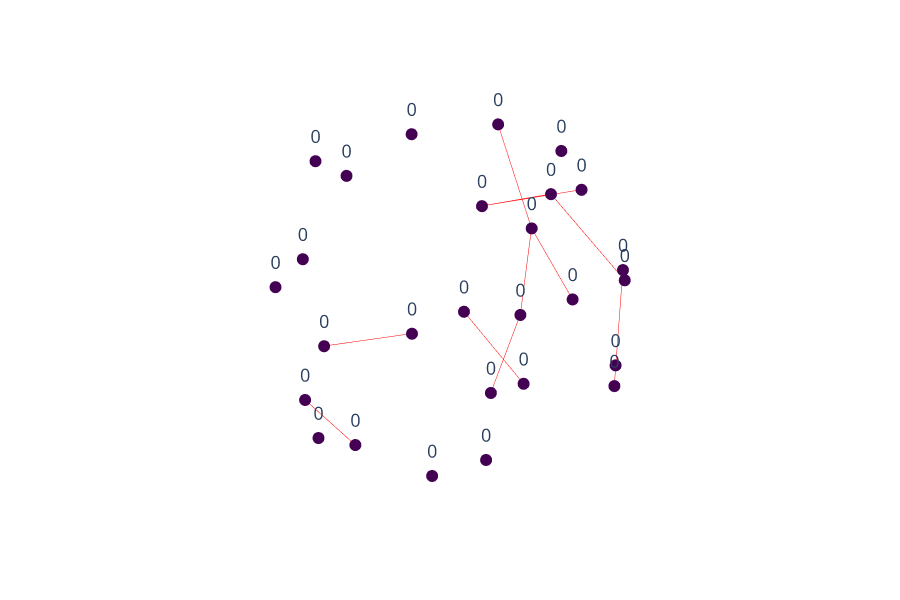
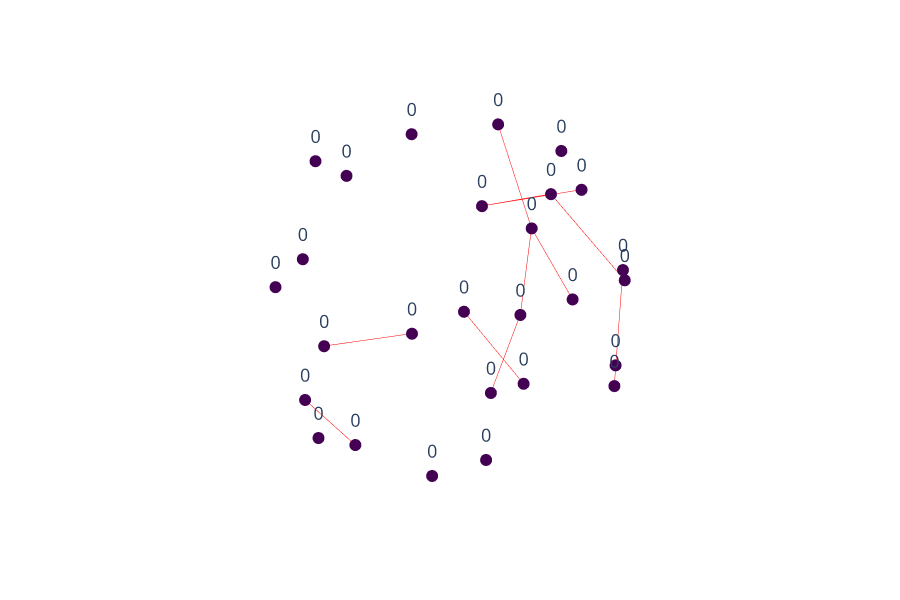

The notebook cell these images were saved under, in order:
### Markdown cell above
## 22. Visualise true vs predicted labels

Vertices coloured by **true** room type (left view) and **predicted** room type (right view).
Misclassified nodes are shown in **red** at size 30; correct nodes use a thermal colour scale.

### Code cell
vis_graphs = Graph.ByCSVPath(path=VIS_PATH)
print(f"{len(vis_graphs)} graph(s) loaded for visualisation.")

g = vis_graphs[0]
verts = Graph.Vertices(g)

for v in verts:
    d    = Topology.Dictionary(v)
    true = int(Dictionary.ValueAtKey(d, "true") or 0)
    pred = int(Dictionary.ValueAtKey(d, "pred") or 0)
    if true != pred:
        size        = 30
        true_color  = "red"
        pred_color  = "red"
    else:
        size        = 14
        true_color  = Color.ByValueInRange(true, minValue=0, maxValue=8)
        pred_color  = Color.ByValueInRange(pred, minValue=0, maxValue=8)
    d = Dictionary.SetValuesAtKeys(
        d,
        ["true_color", "pred_color", "size", "true", "pred"],
        [true_color, pred_color, size, true, pred]
    )
    v = Topology.SetDictionary(v, d)

g = Graph.Reshape(g)

print("--- True labels ---")
Topology.Show(
    g,
    vertexSize=6,
    vertexSizeKey="size",
    vertexColorKey="true_color",
    showVertexLabel=True,
    vertexLabelKey="true",
    vertexLabelFontSize=18,
    backgroundColor="white",
    camera=[0, 0, 3],
    width=900,
    height=600,
    renderer=renderer
)

print("--- Predicted labels ---")
Topology.Show(
    g,
    vertexSize=6,
    vertexSizeKey="size",
    vertexColorKey="pred_color",
    showVertexLabel=True,
    vertexLabelKey="pred",
    vertexLabelFontSize=18,
    backgroundColor="white",
    camera=[0, 0, 3],
    width=900,
    height=600,
    renderer=renderer
)

### Figure 1 — Plotly figure (JSON) as saved in the notebook; plotly's stock layout.template omitted (floating-point values rounded to 4 significant figures)
{"data": [{"hoverinfo": "text", "legendgroup": "2", "legendrank": 2, "line": {"color": "red", "dash": "solid", "width": 1}, "marker": {"size": 0}, "mode": "lines", "name": "1: Untitled Graph (Edges)", "showlegend": false, "text": "", "type": "scatter3d", "x": [1.558, 0.5991, null, -0.2371, -1.65, null, -1.956, -1.147, null, 3.155, 3.018, null, 3.184, 1.998, null, 1.506, 1.032, null, 1.687, 1.148, null, 1.998, 0.8884, null, 1.687, 1.506, null, 1.687, 2.346, null, 0.8884, 2.49, null], "y": [-0.9025, 0.2559, null, -0.09759, -0.2986, null, -1.162, -1.887, null, 0.9261, -0.9395, null, 0.7616, 2.147, null, 0.2041, -1.05, null, 1.596, 3.268, null, 2.147, 1.954, null, 1.596, 0.2041, null, 1.596, 0.4539, null, 1.954, 2.216, null], "z": [0, 0, null, 0, 0, null, 0, 0, null, 0, 0, null, 0, 0, null, 0, 0, null, 0, 0, null, 0, 0, null, 0, 0, null, 0, 0, null, 0, 0, null]}, {"customdata": ["0", "0", "0", "0", "0", "0", "0", "0", "0", "0", "0", "0", "0", "0", "0", "0", "0", "0", "0", "0", "0", "0", "0", "0", "0", "0", "0"], "hoverinfo": "text", "hovertemplate": ["Click 0", "Click 0", "Click 0", "Click 0", "Click 0", "Click 0", "Click 0", "Click 0", "Click 0", "Click 0", "Click 0", "Click 0", "Click 0", "Click 0", "Click 0", "Click 0", "Click 0", "Click 0", "Click 0", "Click 0", "Click 0", "Click 0", "Click 0", "Click 0", "Click 0", "Click 0", "Click 0"], "hovertext": ["0", "0", "0", "0", "0", "0", "0", "0", "0", "0", "0", "0", "0", "0", "0", "0", "0", "0", "0", "0", "0", "0", "0", "0", "0", "0", "0"], "legendgroup": "1", "legendrank": 1, "marker": {"color": ["#440154", "#440154", "#440154", "#440154", "#440154", "#440154", "#440154", "#440154", "#440154", "#440154", "#440154", "#440154", "#440154", "#440154", "#440154", "#440154", "#440154", "#440154", "#440154", "#440154", "#440154", "#440154", "#440154", "#440154", "#440154", "#440154", "#440154"], "line": {"width": 0}, "opacity": 1, "size": [14, 14, 14, 14, 14, 14, 14, 14, 14, 14, 14, 14, 14, 14, 14, 14, 14, 14, 14, 14, 14, 14, 14, 14, 14, 14, 14], "sizemode": "diameter", "symbol": "circle"}, "mode": "markers+text", "name": "1: Untitled Graph (Vertices)", "showlegend": false, "text": ["0", "0", "0", "0", "0", "0", "0", "0", "0", "0", "0", "0", "0", "0", "0", "0", "0", "0", "0", "0", "0", "0", "0", "0", "0", "0", "0"], "textfont": {"size": 18}, "type": "scatter3d", "x": [1.558, 0.5991, 0.9543, -0.2371, 3.155, 3.018, -1.65, 3.036, -1.956, -1.992, -1.289, 3.184, -2.431, -1.147, 1.998, 0.8884, 2.164, -1.788, 1.687, 0.08691, -1.74, 1.506, 1.032, -0.243, 2.49, 2.346, 1.148], "y": [-0.9025, 0.2559, -2.127, -0.09759, 0.9261, -0.9395, -0.2986, -0.6065, -1.162, 1.1, 2.441, 0.7616, 0.651, -1.887, 2.147, 1.954, 2.841, 2.676, 1.596, -2.385, -1.774, 0.2041, -1.05, 3.11, 2.216, 0.4539, 3.268], "z": [0, 0, 0, 0, 0, 0, 0, 0, 0, 0, 0, 0, 0, 0, 0, 0, 0, 0, 0, 0, 0, 0, 0, 0, 0, 0, 0]}], "layout": {"autosize": true, "height": 600, "margin": {"b": 40, "l": 40, "r": 40, "t": 40}, "paper_bgcolor": "#FFFFFF", "plot_bgcolor": "#FFFFFF", "scene": {"aspectmode": "data", "camera": {"center": {"x": 0, "y": 0, "z": 0}, "eye": {"x": 0, "y": 0, "z": 3}, "projection": {"type": "perspective"}, "up": {"x": 0, "y": 1, "z": 0}}, "xaxis": {"visible": false}, "yaxis": {"visible": false}, "zaxis": {"visible": false}}, "showlegend": true, "width": 900, "xaxis": {"showgrid": false, "visible": false, "zeroline": false}, "yaxis": {"showgrid": false, "visible": false, "zeroline": false}}}

### Figure 2 — Plotly figure (JSON) as saved in the notebook; plotly's stock layout.template omitted (floating-point values rounded to 4 significant figures)
{"data": [{"hoverinfo": "text", "legendgroup": "2", "legendrank": 2, "line": {"color": "red", "dash": "solid", "width": 1}, "marker": {"size": 0}, "mode": "lines", "name": "1: Untitled Graph (Edges)", "showlegend": false, "text": "", "type": "scatter3d", "x": [1.558, 0.5991, null, -0.2371, -1.65, null, -1.956, -1.147, null, 3.155, 3.018, null, 3.184, 1.998, null, 1.506, 1.032, null, 1.687, 1.148, null, 1.998, 0.8884, null, 1.687, 1.506, null, 1.687, 2.346, null, 0.8884, 2.49, null], "y": [-0.9025, 0.2559, null, -0.09759, -0.2986, null, -1.162, -1.887, null, 0.9261, -0.9395, null, 0.7616, 2.147, null, 0.2041, -1.05, null, 1.596, 3.268, null, 2.147, 1.954, null, 1.596, 0.2041, null, 1.596, 0.4539, null, 1.954, 2.216, null], "z": [0, 0, null, 0, 0, null, 0, 0, null, 0, 0, null, 0, 0, null, 0, 0, null, 0, 0, null, 0, 0, null, 0, 0, null, 0, 0, null, 0, 0, null]}, {"customdata": ["0", "0", "0", "0", "0", "0", "0", "0", "0", "0", "0", "0", "0", "0", "0", "0", "0", "0", "0", "0", "0", "0", "0", "0", "0", "0", "0"], "hoverinfo": "text", "hovertemplate": ["Click 0", "Click 0", "Click 0", "Click 0", "Click 0", "Click 0", "Click 0", "Click 0", "Click 0", "Click 0", "Click 0", "Click 0", "Click 0", "Click 0", "Click 0", "Click 0", "Click 0", "Click 0", "Click 0", "Click 0", "Click 0", "Click 0", "Click 0", "Click 0", "Click 0", "Click 0", "Click 0"], "hovertext": ["0", "0", "0", "0", "0", "0", "0", "0", "0", "0", "0", "0", "0", "0", "0", "0", "0", "0", "0", "0", "0", "0", "0", "0", "0", "0", "0"], "legendgroup": "1", "legendrank": 1, "marker": {"color": ["#440154", "#440154", "#440154", "#440154", "#440154", "#440154", "#440154", "#440154", "#440154", "#440154", "#440154", "#440154", "#440154", "#440154", "#440154", "#440154", "#440154", "#440154", "#440154", "#440154", "#440154", "#440154", "#440154", "#440154", "#440154", "#440154", "#440154"], "line": {"width": 0}, "opacity": 1, "size": [14, 14, 14, 14, 14, 14, 14, 14, 14, 14, 14, 14, 14, 14, 14, 14, 14, 14, 14, 14, 14, 14, 14, 14, 14, 14, 14], "sizemode": "diameter", "symbol": "circle"}, "mode": "markers+text", "name": "1: Untitled Graph (Vertices)", "showlegend": false, "text": ["0", "0", "0", "0", "0", "0", "0", "0", "0", "0", "0", "0", "0", "0", "0", "0", "0", "0", "0", "0", "0", "0", "0", "0", "0", "0", "0"], "textfont": {"size": 18}, "type": "scatter3d", "x": [1.558, 0.5991, 0.9543, -0.2371, 3.155, 3.018, -1.65, 3.036, -1.956, -1.992, -1.289, 3.184, -2.431, -1.147, 1.998, 0.8884, 2.164, -1.788, 1.687, 0.08691, -1.74, 1.506, 1.032, -0.243, 2.49, 2.346, 1.148], "y": [-0.9025, 0.2559, -2.127, -0.09759, 0.9261, -0.9395, -0.2986, -0.6065, -1.162, 1.1, 2.441, 0.7616, 0.651, -1.887, 2.147, 1.954, 2.841, 2.676, 1.596, -2.385, -1.774, 0.2041, -1.05, 3.11, 2.216, 0.4539, 3.268], "z": [0, 0, 0, 0, 0, 0, 0, 0, 0, 0, 0, 0, 0, 0, 0, 0, 0, 0, 0, 0, 0, 0, 0, 0, 0, 0, 0]}], "layout": {"autosize": true, "height": 600, "margin": {"b": 40, "l": 40, "r": 40, "t": 40}, "paper_bgcolor": "#FFFFFF", "plot_bgcolor": "#FFFFFF", "scene": {"aspectmode": "data", "camera": {"center": {"x": 0, "y": 0, "z": 0}, "eye": {"x": 0, "y": 0, "z": 3}, "projection": {"type": "perspective"}, "up": {"x": 0, "y": 1, "z": 0}}, "xaxis": {"visible": false}, "yaxis": {"visible": false}, "zaxis": {"visible": false}}, "showlegend": true, "width": 900, "xaxis": {"showgrid": false, "visible": false, "zeroline": false}, "yaxis": {"showgrid": false, "visible": false, "zeroline": false}}}
